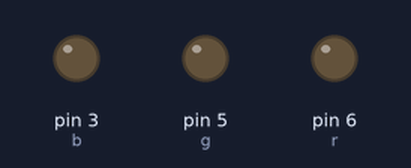
The sketch below on a simulated Arduino Uno, built with avr-gcc and run on an emulated ATmega328P. On the bench: output pins drawn as LEDs (lit = HIGH).

Above: at 0.5 s.
At 2.0 s:
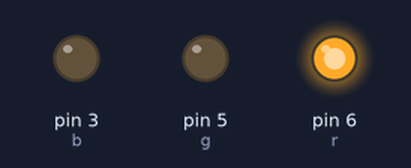
At 4.0 s:
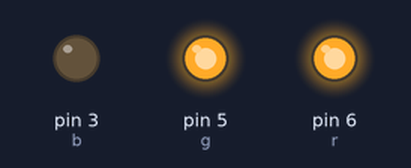
At 5.5 s:
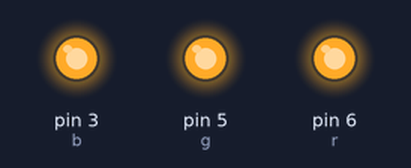
At 6.5 s:
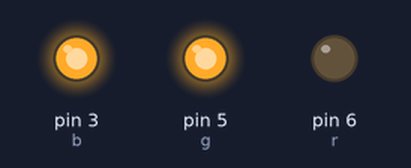
Timing chart, 0 to 7.8 s (numbered marks = the images above):
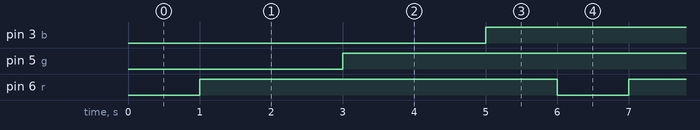

The sketch:

Yeni_k_sayol.lnk.ino
```cpp
int r=6;
int g=5;
int b=3;

void setup() {

pinMode(r,OUTPUT);
pinMode(g,OUTPUT);
pinMode(b,OUTPUT);
}

void loop() {
  digitalWrite(r,0);
  delay(1000);
  digitalWrite(r,1);
  delay(1000);
  digitalWrite(g,0);
  delay(1000);
  digitalWrite(g,1);
  delay(1000);
  digitalWrite(b,0);
  delay(1000);
 digitalWrite(b,1);
  delay(1000);

}
```

Measured:
- by itself, pin 3 (b), pin 5 (g), pin 6 (r): alternates HIGH for 5.0 s and LOW for 1.0 s
